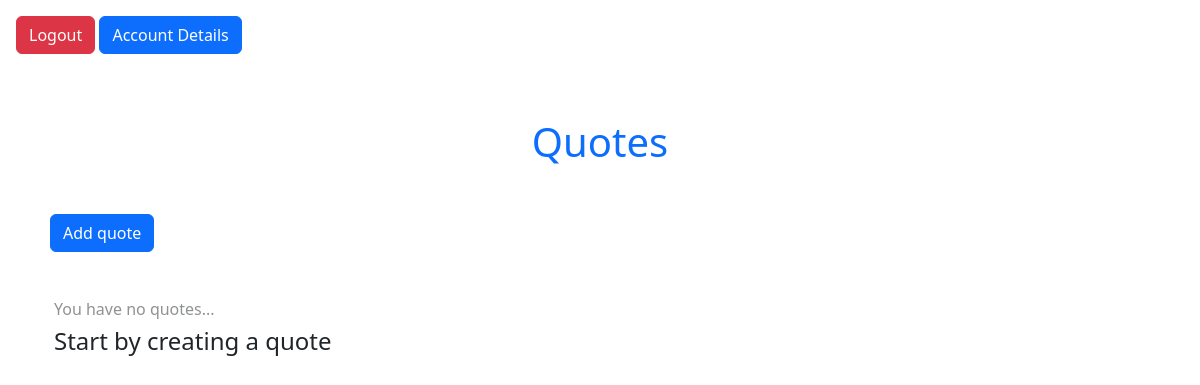
Page /quotes/ (signed in) on the earlier database version.
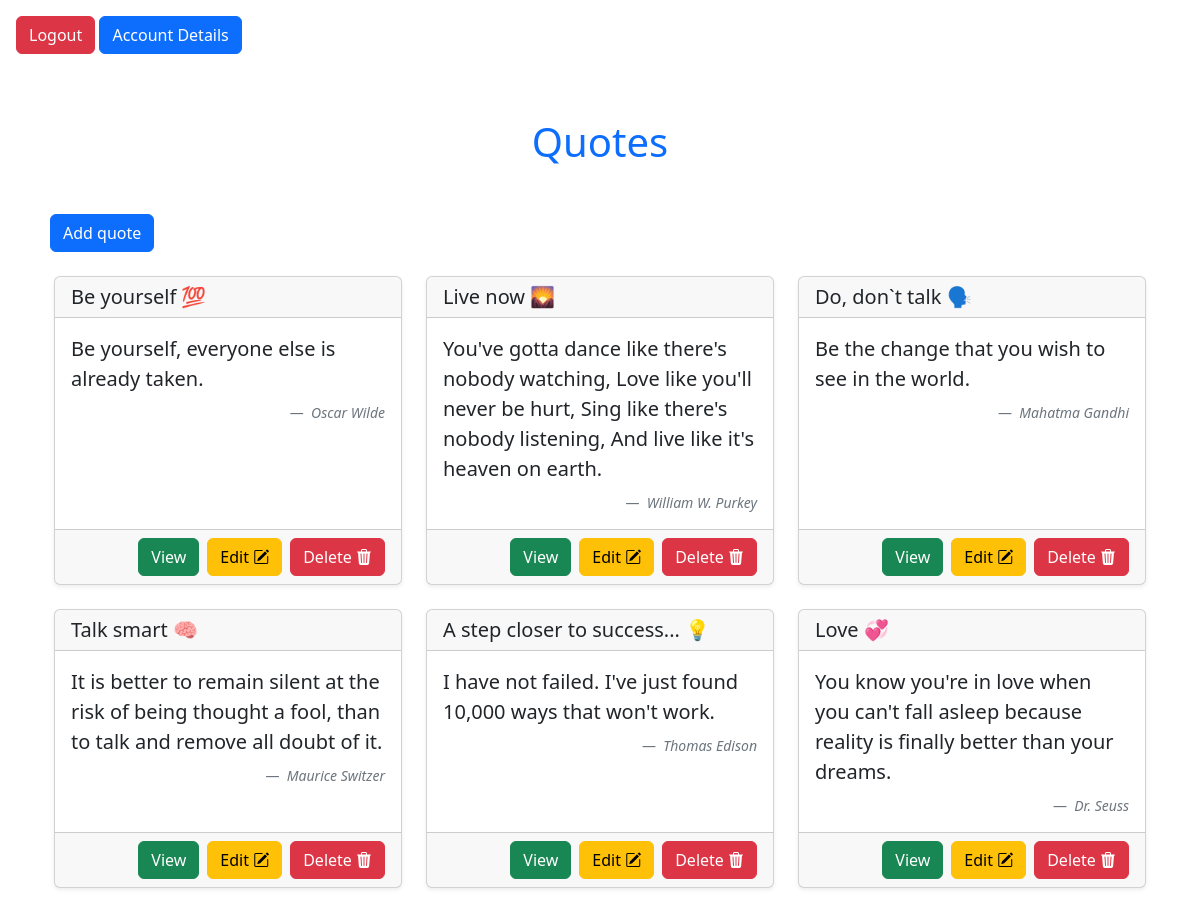
Same page on the later database version.
### quotes/models.py (models this page shows, shortened)
class Quote(models.Model):
    user_profile = models.ForeignKey(UserProfile, on_delete=models.CASCADE)
    title = models.CharField(max_length=100, blank=False, null=False)
    quote_text = models.TextField(max_length=500)
    quote_author = models.CharField(max_length=100)

### quotes/views.py (the view)
# urls.py: path('quotes/', views.ViewQuotesView, name='quotes'),
@login_required
def ViewQuotesView(request):
    context = {
        'quotes': Quote.objects.all()
    }
    return render(request, 'quotes.html', context)

### quotes/templates/quotes.html (shortened to what this page needs)
<!DOCTYPE html>
<html lang="en">
<head>
    <link href="https://cdn.jsdelivr.net/npm/bootstrap@5.3.6/dist/css/bootstrap.min.css" rel="stylesheet">
    <link rel="stylesheet" href="https://cdn.jsdelivr.net/npm/bootstrap-icons@1.12.1/font/bootstrap-icons.min.css">
</head>
<body>
    <a href="{% url 'logout' %}" class="btn btn-danger my-3 ms-3">Logout</a>
    <a href="{% url 'account' %}" class="btn btn-primary my-3">Account Details</a>
    <h1 class="text-center m-5 text-primary">Quotes</h1>
    <div class="container mt-4">
        <div class="row">
            <div class="col">
                <div style="width: 20%;">
                    <a href="{% url 'create' %}" class="btn btn-primary ms-2 mb-4">Add quote</a>
                </div>
                <div class="container">
                    <div class="row">
                        {% for quote in quotes %}
                            <div class="col-md-4 mb-4">
                                <div class="card h-100 shadow-sm">
                                    <div class="card-header">
                                        <h5 class="mb-0">{{ quote.title }}</h5>
                                    </div>
                                    <div class="card-body">
                                        <figure class="mb-0">
                                            <blockquote class="blockquote mb-4">
                                                <p class="fs-5 mb-2">{{ quote.quote_text }}</p>
                                            </blockquote>
                                            <figcaption class="blockquote-footer text-end mb-0">
                                                <cite>{{ quote.quote_author }}</cite>
                                            </figcaption>
                                        </figure>
                                    </div>
                                    <div class="card-footer d-flex justify-content-end flex-wrap gap-2">
                                        <a href="{% url 'quote' quote.pk %}" class="btn btn-success">View</a>
                                        <a href="{% url 'update' quote.pk %}" class="btn btn-warning">Edit <i class="bi bi-pencil-square"></i></a>
                                        <a href="{% url 'delete' quote.pk %}" class="btn btn-danger">Delete <i class="bi bi-trash3-fill"></i></a>
                                    </div>
                                </div>
                            </div>
                        {% empty %}
                            <h6 class="opacity-50 mt-4"> You have no quotes...</h6>
                            <h4>Start by creating a quote</h4>
                        {% endfor %}
                    </div>
                </div>
            </div>
        </div>
    </div>
</body>
</html>

Differences in the rows shown:
added Quote: title "Be yourself 💯", quote_text "Be yourself, everyone else is already taken.", quote_author "Oscar Wilde"
added Quote: title "Live now 🌄", quote_text "You've gotta dance like there's nobody watching, Love like you'll never be hurt, Sing like there's nobody listening, And live like it's heaven on earth.", quote_author "William W. Purkey"
added Quote: title "Do, don`t talk 🗣️", quote_text "Be the change that you wish to see in the world.", quote_author "Mahatma Gandhi"
added Quote: title "Talk smart 🧠", quote_text "It is better to remain silent at the risk of being thought a fool, than to talk and remove all doubt of it.", quote_author "Maurice Switzer"
added Quote: title "A step closer to success... 💡", quote_text "I have not failed. I've just found 10,000 ways that won't work.", quote_author "Thomas Edison"
added Quote: title "Love 💞", quote_text "You know you're in love when you can't fall asleep because reality is finally better than your dreams.", quote_author "Dr. Seuss"
Other differences:
text no longer shown: "You have no quotes... Start by creating a quote"
